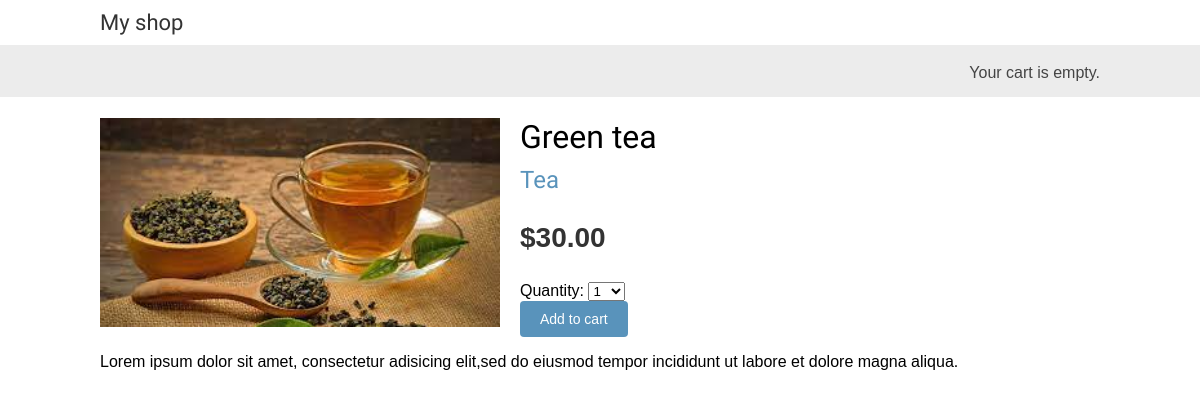
Page /1/green-tea/ on the committed database.
### shop/models.py (models this page shows, shortened)
class Product(models.Model):
    category = models.ForeignKey(Category,related_name='products',on_delete=models.CASCADE)
    name = models.CharField(max_length=200)
    slug = models.SlugField(max_length=200)
    image = models.ImageField(upload_to='products/%Y/%m/%d',blank=True)
    description = models.TextField(blank=True)
    price = models.DecimalField(max_digits=10,decimal_places=2)
    available = models.BooleanField(default=True)
    created = models.DateTimeField(auto_now_add=True)
    updated = models.DateTimeField(auto_now=True)
    class Meta:
        ordering = ['name']
        indexes = [
            models.Index(fields=['id', 'slug']),
            models.Index(fields=['name']),
            models.Index(fields=['-created']),
            ]

class Category(models.Model):
    name =models.CharField(max_length=200)
    slug = models.SlugField(max_length=200, unique=True)
    class Meta:
        ordering = ['name']
        indexes =[
            models.Index(fields=['name']),
        ]
        verbose_name ='category'
        verbose_name_plural ='categories'
    def __str__(self):
        return self.name
    def get_absolute_url(self):
        return reverse('shop:product_list_by_category',args=[self.slug])

### shop/views.py (the view)
# urls.py: path('<int:id>/<slug:slug>/',views.product_detail, name ='product_detail'),
def product_detail(request, id,slug):
    product =get_object_or_404(Product, id=id,slug=slug,available=True)
    cart_product_form =CartAddProductForm()
    return render(request, 'shop/product/detail.html',{'product':product, 'cart_product_form':cart_product_form})

### cart/forms.py
class CartAddProductForm(forms.Form):
    quantity =forms.TypedChoiceField(choices =PRODUCT_QUANTITY_CHOICES, coerce=int)
    override =forms.BooleanField(required =False, initial=False, widget =forms.HiddenInput)

### cart/cart.py (called while the page is built)
    def __len__(self):
        return sum(item['quantity'] for item in self.cart.values())

### cart/context_processors.py (called while the page is built)
def cart(request):
    return {'cart': Cart(request)}

### shop/templates/shop/product/detail.html (shortened to what this page needs)
{% extends "shop/base.html" %}
{% load static %}
{% block content %}
    <div class="product-detail">
        <img src="{% if product.image %}{{ product.image.url }}{% else %}{% static "img/no_image.png" %}{% endif %}">
        <h1>{{ product.name }}</h1>
        <h2>
            <a href="{{ product.category.get_absolute_url }}">{{ product.category}}</a>
        </h2>
        <p class="price">${{ product.price }}</p>
        <form action="{% url "cart:cart_add" product.id %}" method="post">
            {{ cart_product_form }}
            <input type="submit" value="Add to cart">
        </form>
        {{ product.description | linebreaks }}
    </div>
{% endblock %}

### shop/static/css/base.css (style rules this page uses)
body { margin:0; padding:0; font-family:helvetica, sans-serif; }
h1, h2, h3, h4, h5 , h6 { font-family: 'Ubuntu', sans-serif; font-weight:normal; }
a { text-decoration:none; color:#5993bb; }
a.button, input[type="submit"] { color:#fff; background:#5993bb; border-radius:4px; padding:10px 20px; font-size:14px; border:0; }
.product-detail { text-align:justify; }
.product-detail .price { color:#333; font-size:28px; font-weight:bold; }
.product-detail img { width:40%; float:left; padding:0 20px 20px 0; }
.product-detail h1 { margin-bottom:0; }
.product-detail h2 { margin-top:10px; }

### rows in the picture
Product: image (picture), name "Green tea", category "Tea", price "30.00", description "Lorem ipsum dolor sit amet, consectetur adisicing elit,sed do eiusmod tempor incididunt ut labore et dolore magna aliqua."
